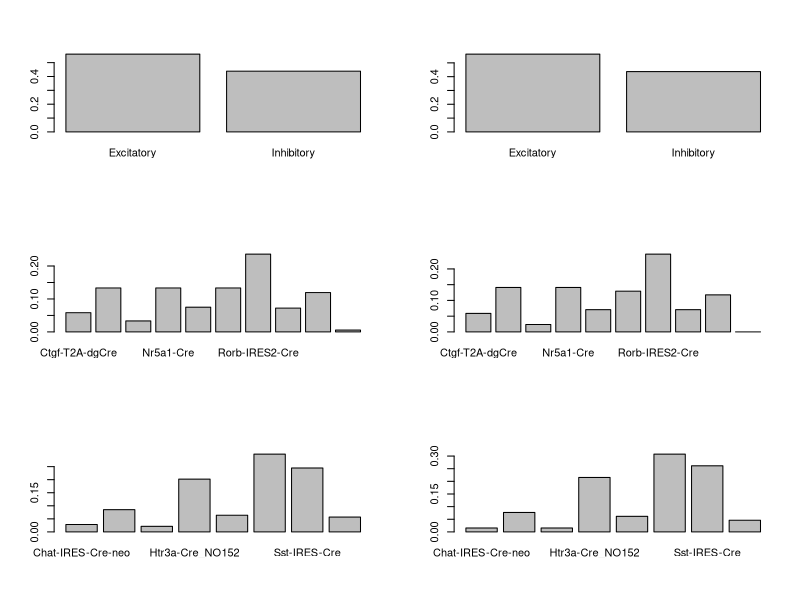
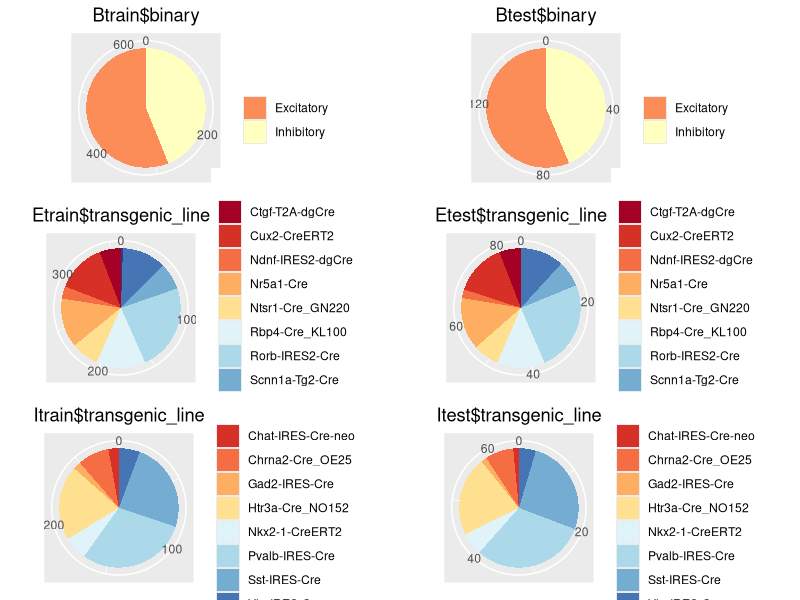

Generate these figures, in order, with R:
## ---- chunk 1
setwd("/media/hyunsu/data HDD/01.Data&Analysis/clustering_allen_neuron/Data_prep")
cre <- read.csv("ephys_data_cre.csv",header=T)
cre_na_omitted <- na.omit(cre)
cre_na_omitted <- cre_na_omitted[-43] # cre_reporter_status 제거
## ---- chunk 2
Bset <- cre_na_omitted[-42]   # binary raw data
Eset <- subset(cre_na_omitted[-45],cre_na_omitted$binary_neuron=="Excitatory")
Iset <- subset(cre_na_omitted[-45],cre_na_omitted$binary_neuron=="Inhibitory")
Eset$transgenic_line <- factor(Eset$transgenic_line)  # Transgenic(Excitatory) raw data
Iset$transgenic_line <- factor(Iset$transgenic_line)  # Transgenic(Inhibitory) raw data
## ---- chunk 3
# install.packages("caret", repos = "http://cran.r-project.org", dependencies = c("Depends", "Imports", "Suggests"))
library(caret)
BindexTrain <- createDataPartition(Bset$binary_neuron, p = .8, list = F)
Btrain <- Bset[ BindexTrain, ]
Btest  <- Bset[-BindexTrain, ]

EindexTrain <- createDataPartition(Eset$transgenic_line, p = .8, list = F)
Etrain <- Eset[ EindexTrain, ]
Etest  <- Eset[-EindexTrain, ]

IindexTrain <- createDataPartition(Iset$transgenic_line, p = .8, list = F)
Itrain <- Iset[ IindexTrain, ]
Itest  <- Iset[-IindexTrain, ]
## ---- chunk 4
par(mfrow = c(3, 2))
barplot(prop.table(table(Btrain$binary))) 
barplot(prop.table(table(Btest$binary))) 
barplot(prop.table(table(Etrain$transgenic_line))) 
barplot(prop.table(table(Etest$transgenic_line))) 
barplot(prop.table(table(Itrain$transgenic_line))) 
barplot(prop.table(table(Itest$transgenic_line))) 
## ---- chunk 5
require(ggplot2)
Btrain_df <- as.data.frame(table(Btrain$binary))
 # theme_set(theme_classic())

DrawPieChart <- function(data_class){
  df <- as.data.frame(table(data_class))
  data_title <- deparse(substitute(data_class))
  return(ggplot(df, aes(x = "", y = Freq, 
                        fill = factor(data_class))) +
           geom_bar(width = 1, stat = "identity") +
           theme(axis.line = element_blank(), 
                 plot.title = element_text(hjust=0.5),
                # axis.text.x=element_blank(), 
                 axis.ticks = element_blank()) +
           labs(fill="", x=NULL, y=NULL, title= data_title) +
           coord_polar(theta = "y", start = 0) +
           scale_fill_brewer(palette = "RdYlBu"))
}

Btra_pie <- DrawPieChart(Btrain$binary)
Btes_pie <- DrawPieChart(Btest$binary)
Etra_pie <- DrawPieChart(Etrain$transgenic_line)
Etes_pie <- DrawPieChart(Etest$transgenic_line)
Itra_pie <- DrawPieChart(Itrain$transgenic_line)
Ites_pie <- DrawPieChart(Itest$transgenic_line)

require(grid)
require(gridExtra)
require(Cairo)

pie <- grid.arrange(Btra_pie,Btes_pie,Etra_pie,Etes_pie,Itra_pie,Ites_pie,
                    ncol=2)
ggsave("piechart.tiff", plot = pie, units = "in", width = 8, height = 12, dpi =300)
## ---- chunk 6
subsetgeneration <-function(dataset, type) {
  if (type=="l") return(dataset[-c(5,6,8,9,13,14,16,17,20,21,23,24,26,27,29,30,32,33,35,36,38,39)])
  if (type=="s") return(dataset[-c(4,5,7,8,12,13,15,16,22,23,25,26,28,29,31,32,34,35,37,38)])
  if (type=="r") return(dataset[-c(4,6,7,9,12,14,15,17,20,21,22,24,25,27,28,30,31,33,34,36,37,39)])
}

Btrain.l <- subsetgeneration(Btrain,"l")
Btrain.s <- subsetgeneration(Btrain,"s")
Btrain.r <- subsetgeneration(Btrain,"r")

Btest.l <- subsetgeneration(Btest,"l")
Btest.s <- subsetgeneration(Btest,"s")
Btest.r <- subsetgeneration(Btest,"r")

Etrain.l <- subsetgeneration(Etrain,"l")
Etrain.s <- subsetgeneration(Etrain,"s")
Etrain.r <- subsetgeneration(Etrain,"r")

Etest.l <- subsetgeneration(Etest,"l")
Etest.s <- subsetgeneration(Etest,"s")
Etest.r <- subsetgeneration(Etest,"r")

Itrain.l <- subsetgeneration(Itrain,"l")
Itrain.s <- subsetgeneration(Itrain,"s")
Itrain.r <- subsetgeneration(Itrain,"r")

Itest.l <- subsetgeneration(Itest,"l")
Itest.s <- subsetgeneration(Itest,"s")
Itest.r <- subsetgeneration(Itest,"r")

## ---- chunk 7
setwd("/media/hyunsu/data HDD/01.Data&Analysis/clustering_allen_neuron/Data_prep/divided_data")
write.csv(cre_na_omitted, "cre_na_omitted.csv")
write.csv(Btrain,"Btrain.csv")
write.csv(Btrain.l,"Btrain_long.csv")
write.csv(Btrain.s,"Btrain_short.csv")
write.csv(Btrain.r,"Btrain_ramp.csv")

write.csv(Btest,"Btest.csv")
write.csv(Btest.l,"Btest_long.csv")
write.csv(Btest.s,"Btest_short.csv")
write.csv(Btest.r,"Btest_ramp.csv")

write.csv(Etrain,"Etrain.csv")
write.csv(Etrain.l,"Etrain_long.csv")
write.csv(Etrain.s,"Etrain_short.csv")
write.csv(Etrain.r,"Etrain_ramp.csv")

write.csv(Etest,"Etest.csv")
write.csv(Etest.l,"Etest_long.csv")
write.csv(Etest.s,"Etest_short.csv")
write.csv(Etest.r,"Etest_ramp.csv")

write.csv(Itrain,"Itrain.csv")
write.csv(Itrain.l,"Itrain_long.csv")
write.csv(Itrain.s,"Itrain_short.csv")
write.csv(Itrain.r,"Itrain_ramp.csv")

write.csv(Itest,"Itest.csv")
write.csv(Itest.l,"Itest_long.csv")
write.csv(Itest.s,"Itest_short.csv")
write.csv(Itest.r,"Itest_ramp.csv")
